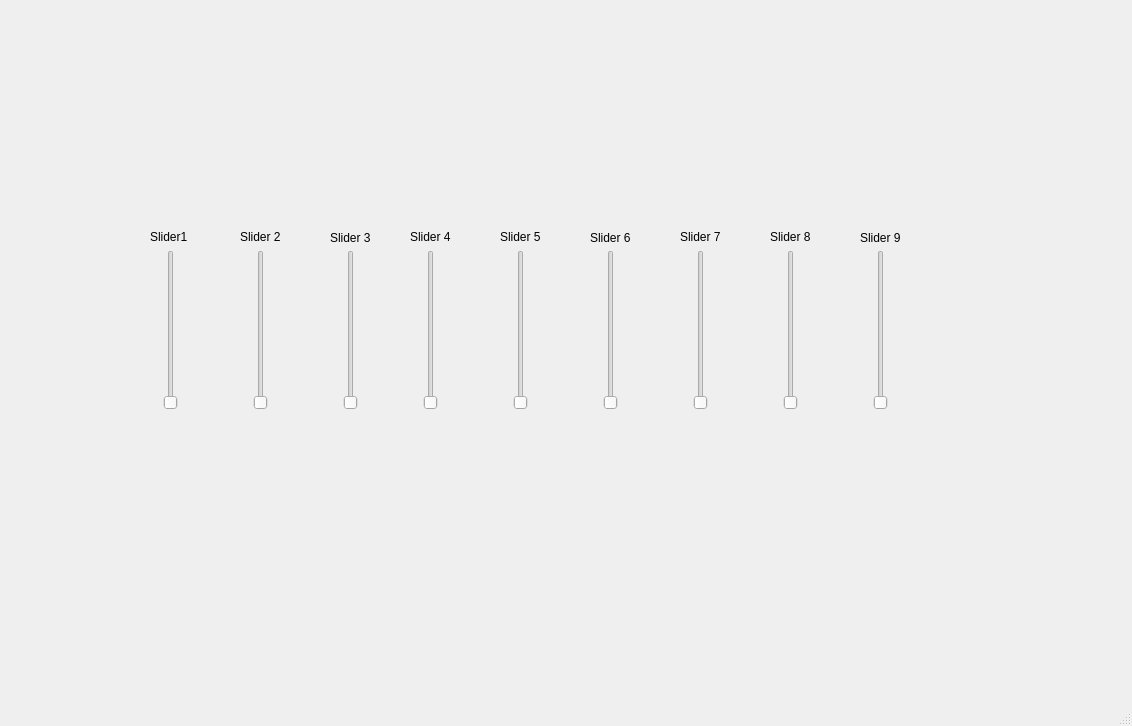
<?xml version="1.0" encoding="UTF-8"?>
<ui version="4.0">
 <class>MainWindow</class>
 <widget class="QMainWindow" name="MainWindow">
  <property name="geometry">
   <rect>
    <x>0</x>
    <y>0</y>
    <width>1132</width>
    <height>726</height>
   </rect>
  </property>
  <property name="windowTitle">
   <string>MainWindow</string>
  </property>
  <widget class="QWidget" name="centralwidget">
   <widget class="QSlider" name="sld_1">
    <property name="geometry">
     <rect>
      <x>160</x>
      <y>250</y>
      <width>22</width>
      <height>160</height>
     </rect>
    </property>
    <property name="maximum">
     <number>100</number>
    </property>
    <property name="orientation">
     <enum>Qt::Vertical</enum>
    </property>
    <property name="tickInterval">
     <number>1</number>
    </property>
   </widget>
   <widget class="QSlider" name="sld_2">
    <property name="geometry">
     <rect>
      <x>250</x>
      <y>250</y>
      <width>22</width>
      <height>160</height>
     </rect>
    </property>
    <property name="maximum">
     <number>100</number>
    </property>
    <property name="orientation">
     <enum>Qt::Vertical</enum>
    </property>
   </widget>
   <widget class="QSlider" name="sld_3">
    <property name="geometry">
     <rect>
      <x>340</x>
      <y>250</y>
      <width>22</width>
      <height>160</height>
     </rect>
    </property>
    <property name="maximum">
     <number>100</number>
    </property>
    <property name="orientation">
     <enum>Qt::Vertical</enum>
    </property>
   </widget>
   <widget class="QLabel" name="lbl_1">
    <property name="geometry">
     <rect>
      <x>150</x>
      <y>230</y>
      <width>47</width>
      <height>13</height>
     </rect>
    </property>
    <property name="text">
     <string>Slider1</string>
    </property>
   </widget>
   <widget class="QLabel" name="lbl_2">
    <property name="geometry">
     <rect>
      <x>240</x>
      <y>230</y>
      <width>47</width>
      <height>13</height>
     </rect>
    </property>
    <property name="text">
     <string>Slider 2</string>
    </property>
   </widget>
   <widget class="QLabel" name="lbl_3">
    <property name="geometry">
     <rect>
      <x>330</x>
      <y>230</y>
      <width>51</width>
      <height>16</height>
     </rect>
    </property>
    <property name="text">
     <string>Slider 3</string>
    </property>
   </widget>
   <widget class="QSlider" name="sld_7">
    <property name="geometry">
     <rect>
      <x>690</x>
      <y>250</y>
      <width>22</width>
      <height>160</height>
     </rect>
    </property>
    <property name="maximum">
     <number>100</number>
    </property>
    <property name="orientation">
     <enum>Qt::Vertical</enum>
    </property>
    <property name="tickInterval">
     <number>1</number>
    </property>
   </widget>
   <widget class="QSlider" name="sld_8">
    <property name="geometry">
     <rect>
      <x>780</x>
      <y>250</y>
      <width>22</width>
      <height>160</height>
     </rect>
    </property>
    <property name="maximum">
     <number>100</number>
    </property>
    <property name="orientation">
     <enum>Qt::Vertical</enum>
    </property>
   </widget>
   <widget class="QSlider" name="sld_9">
    <property name="geometry">
     <rect>
      <x>870</x>
      <y>250</y>
      <width>22</width>
      <height>160</height>
     </rect>
    </property>
    <property name="maximum">
     <number>100</number>
    </property>
    <property name="orientation">
     <enum>Qt::Vertical</enum>
    </property>
   </widget>
   <widget class="QLabel" name="lbl_8">
    <property name="geometry">
     <rect>
      <x>770</x>
      <y>230</y>
      <width>47</width>
      <height>13</height>
     </rect>
    </property>
    <property name="text">
     <string>Slider 8</string>
    </property>
   </widget>
   <widget class="QLabel" name="lbl_7">
    <property name="geometry">
     <rect>
      <x>680</x>
      <y>230</y>
      <width>47</width>
      <height>13</height>
     </rect>
    </property>
    <property name="text">
     <string>Slider 7</string>
    </property>
   </widget>
   <widget class="QLabel" name="lbl_9">
    <property name="geometry">
     <rect>
      <x>860</x>
      <y>230</y>
      <width>51</width>
      <height>16</height>
     </rect>
    </property>
    <property name="text">
     <string>Slider 9</string>
    </property>
   </widget>
   <widget class="QSlider" name="sld_4">
    <property name="geometry">
     <rect>
      <x>420</x>
      <y>250</y>
      <width>22</width>
      <height>160</height>
     </rect>
    </property>
    <property name="maximum">
     <number>100</number>
    </property>
    <property name="orientation">
     <enum>Qt::Vertical</enum>
    </property>
    <property name="tickInterval">
     <number>1</number>
    </property>
   </widget>
   <widget class="QSlider" name="sld_5">
    <property name="geometry">
     <rect>
      <x>510</x>
      <y>250</y>
      <width>22</width>
      <height>160</height>
     </rect>
    </property>
    <property name="maximum">
     <number>100</number>
    </property>
    <property name="orientation">
     <enum>Qt::Vertical</enum>
    </property>
   </widget>
   <widget class="QSlider" name="sld_6">
    <property name="geometry">
     <rect>
      <x>600</x>
      <y>250</y>
      <width>22</width>
      <height>160</height>
     </rect>
    </property>
    <property name="maximum">
     <number>100</number>
    </property>
    <property name="orientation">
     <enum>Qt::Vertical</enum>
    </property>
   </widget>
   <widget class="QLabel" name="lbl_5">
    <property name="geometry">
     <rect>
      <x>500</x>
      <y>230</y>
      <width>47</width>
      <height>13</height>
     </rect>
    </property>
    <property name="text">
     <string>Slider 5</string>
    </property>
   </widget>
   <widget class="QLabel" name="lbl_4">
    <property name="geometry">
     <rect>
      <x>410</x>
      <y>230</y>
      <width>47</width>
      <height>13</height>
     </rect>
    </property>
    <property name="text">
     <string>Slider 4</string>
    </property>
   </widget>
   <widget class="QLabel" name="lbl_6">
    <property name="geometry">
     <rect>
      <x>590</x>
      <y>230</y>
      <width>51</width>
      <height>16</height>
     </rect>
    </property>
    <property name="text">
     <string>Slider 6</string>
    </property>
   </widget>
  </widget>
  <widget class="QMenuBar" name="menubar">
   <property name="geometry">
    <rect>
     <x>0</x>
     <y>0</y>
     <width>1132</width>
     <height>21</height>
    </rect>
   </property>
  </widget>
  <widget class="QStatusBar" name="statusbar"/>
 </widget>
 <resources/>
 <connections>
  <connection>
   <sender>sld_1</sender>
   <signal>valueChanged(int)</signal>
   <receiver>lbl_1</receiver>
   <slot>setNum(int)</slot>
   <hints>
    <hint type="sourcelabel">
     <x>170</x>
     <y>350</y>
    </hint>
    <hint type="destinationlabel">
     <x>173</x>
     <y>257</y>
    </hint>
   </hints>
  </connection>
  <connection>
   <sender>sld_3</sender>
   <signal>valueChanged(int)</signal>
   <receiver>lbl_3</receiver>
   <slot>setNum(int)</slot>
   <hints>
    <hint type="sourcelabel">
     <x>350</x>
     <y>350</y>
    </hint>
    <hint type="destinationlabel">
     <x>355</x>
     <y>258</y>
    </hint>
   </hints>
  </connection>
  <connection>
   <sender>sld_2</sender>
   <signal>valueChanged(int)</signal>
   <receiver>lbl_2</receiver>
   <slot>setNum(int)</slot>
   <hints>
    <hint type="sourcelabel">
     <x>260</x>
     <y>350</y>
    </hint>
    <hint type="destinationlabel">
     <x>263</x>
     <y>257</y>
    </hint>
   </hints>
  </connection>
  <connection>
   <sender>sld_4</sender>
   <signal>valueChanged(int)</signal>
   <receiver>lbl_4</receiver>
   <slot>setNum(int)</slot>
   <hints>
    <hint type="sourcelabel">
     <x>430</x>
     <y>350</y>
    </hint>
    <hint type="destinationlabel">
     <x>433</x>
     <y>257</y>
    </hint>
   </hints>
  </connection>
  <connection>
   <sender>sld_5</sender>
   <signal>valueChanged(int)</signal>
   <receiver>lbl_5</receiver>
   <slot>setNum(int)</slot>
   <hints>
    <hint type="sourcelabel">
     <x>520</x>
     <y>350</y>
    </hint>
    <hint type="destinationlabel">
     <x>523</x>
     <y>257</y>
    </hint>
   </hints>
  </connection>
  <connection>
   <sender>sld_6</sender>
   <signal>valueChanged(int)</signal>
   <receiver>lbl_6</receiver>
   <slot>setNum(int)</slot>
   <hints>
    <hint type="sourcelabel">
     <x>610</x>
     <y>350</y>
    </hint>
    <hint type="destinationlabel">
     <x>615</x>
     <y>258</y>
    </hint>
   </hints>
  </connection>
  <connection>
   <sender>sld_7</sender>
   <signal>valueChanged(int)</signal>
   <receiver>lbl_7</receiver>
   <slot>setNum(int)</slot>
   <hints>
    <hint type="sourcelabel">
     <x>700</x>
     <y>350</y>
    </hint>
    <hint type="destinationlabel">
     <x>703</x>
     <y>257</y>
    </hint>
   </hints>
  </connection>
  <connection>
   <sender>sld_8</sender>
   <signal>valueChanged(int)</signal>
   <receiver>lbl_8</receiver>
   <slot>setNum(int)</slot>
   <hints>
    <hint type="sourcelabel">
     <x>790</x>
     <y>350</y>
    </hint>
    <hint type="destinationlabel">
     <x>793</x>
     <y>257</y>
    </hint>
   </hints>
  </connection>
  <connection>
   <sender>sld_9</sender>
   <signal>valueChanged(int)</signal>
   <receiver>lbl_9</receiver>
   <slot>setNum(int)</slot>
   <hints>
    <hint type="sourcelabel">
     <x>880</x>
     <y>350</y>
    </hint>
    <hint type="destinationlabel">
     <x>885</x>
     <y>258</y>
    </hint>
   </hints>
  </connection>
 </connections>
</ui>
